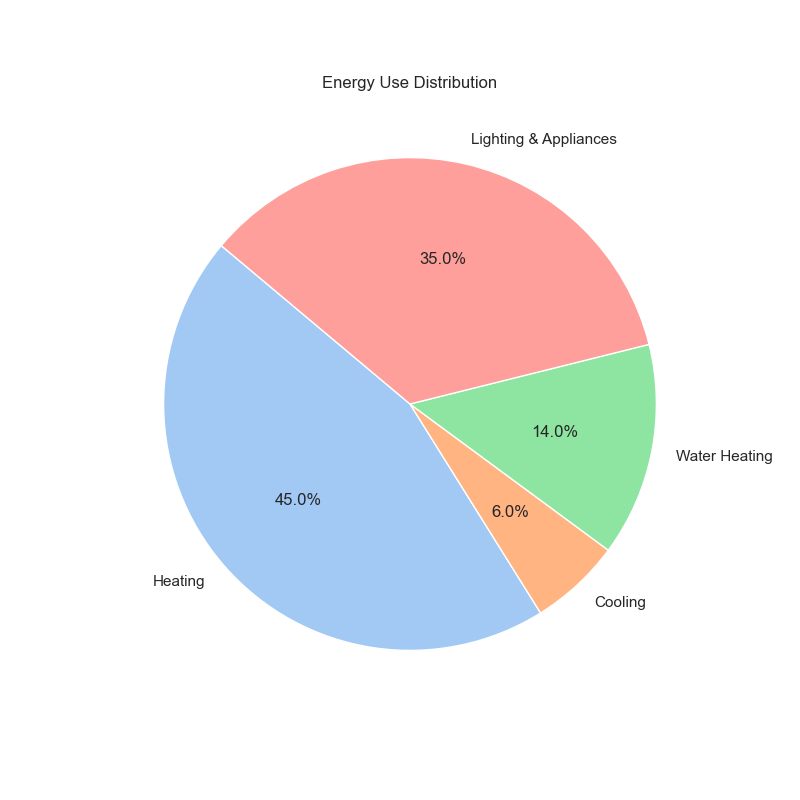

The script that drew this image:

import matplotlib.pyplot as plt
import seaborn as sns

# Set the aesthetic style of the plots
sns.set_style('whitegrid')

# Seaborn color palette to use
colors = sns.color_palette('pastel')

# Chart data
data = [
    {'Energy Use': 'Heating', 'Percentage': 45},
    {'Energy Use': 'Cooling', 'Percentage': 6},
    {'Energy Use': 'Water Heating', 'Percentage': 14},
    {'Energy Use': 'Lighting & Appliances', 'Percentage': 35}
]

# Extracting data for the pie chart
labels = [item['Energy Use'] for item in data]
sizes = [item['Percentage'] for item in data]

# Create the pie chart
plt.figure(figsize=(8, 8))  # Set the figure size
plt.pie(sizes, labels=labels, colors=colors, autopct='%1.1f%%', startangle=140)

# Add a title
plt.title('Energy Use Distribution')

# Show the plot
plt.show()
